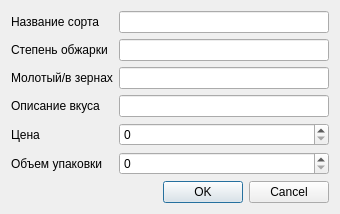
<?xml version="1.0" encoding="UTF-8"?>
<ui version="4.0">
 <class>Form</class>
 <widget class="QWidget" name="Form">
  <property name="geometry">
   <rect>
    <x>0</x>
    <y>0</y>
    <width>340</width>
    <height>213</height>
   </rect>
  </property>
  <property name="windowTitle">
   <string>Form</string>
  </property>
  <layout class="QVBoxLayout" name="verticalLayout">
   <item>
    <layout class="QFormLayout" name="formLayout">
     <item row="0" column="0">
      <widget class="QLabel" name="label">
       <property name="text">
        <string>Название сорта</string>
       </property>
      </widget>
     </item>
     <item row="0" column="1">
      <widget class="QLineEdit" name="variety"/>
     </item>
     <item row="1" column="0">
      <widget class="QLabel" name="label_2">
       <property name="text">
        <string>Степень обжарки</string>
       </property>
      </widget>
     </item>
     <item row="1" column="1">
      <widget class="QLineEdit" name="roastLevel"/>
     </item>
     <item row="2" column="0">
      <widget class="QLabel" name="label_3">
       <property name="text">
        <string>Молотый/в зернах</string>
       </property>
      </widget>
     </item>
     <item row="2" column="1">
      <widget class="QLineEdit" name="groundWhole"/>
     </item>
     <item row="3" column="0">
      <widget class="QLabel" name="label_4">
       <property name="text">
        <string>Описание вкуса</string>
       </property>
      </widget>
     </item>
     <item row="3" column="1">
      <widget class="QLineEdit" name="tasteDescription"/>
     </item>
     <item row="5" column="0">
      <widget class="QLabel" name="label_5">
       <property name="text">
        <string>Цена</string>
       </property>
      </widget>
     </item>
     <item row="5" column="1">
      <widget class="QSpinBox" name="price">
       <property name="maximum">
        <number>999999</number>
       </property>
      </widget>
     </item>
     <item row="6" column="0">
      <widget class="QLabel" name="label_6">
       <property name="text">
        <string>Объем упаковки</string>
       </property>
      </widget>
     </item>
     <item row="6" column="1">
      <widget class="QSpinBox" name="packageVolume">
       <property name="maximum">
        <number>999999</number>
       </property>
      </widget>
     </item>
    </layout>
   </item>
   <item>
    <widget class="QDialogButtonBox" name="buttonBox">
     <property name="standardButtons">
      <set>QDialogButtonBox::Cancel|QDialogButtonBox::Ok</set>
     </property>
    </widget>
   </item>
  </layout>
 </widget>
 <resources/>
 <connections/>
</ui>
